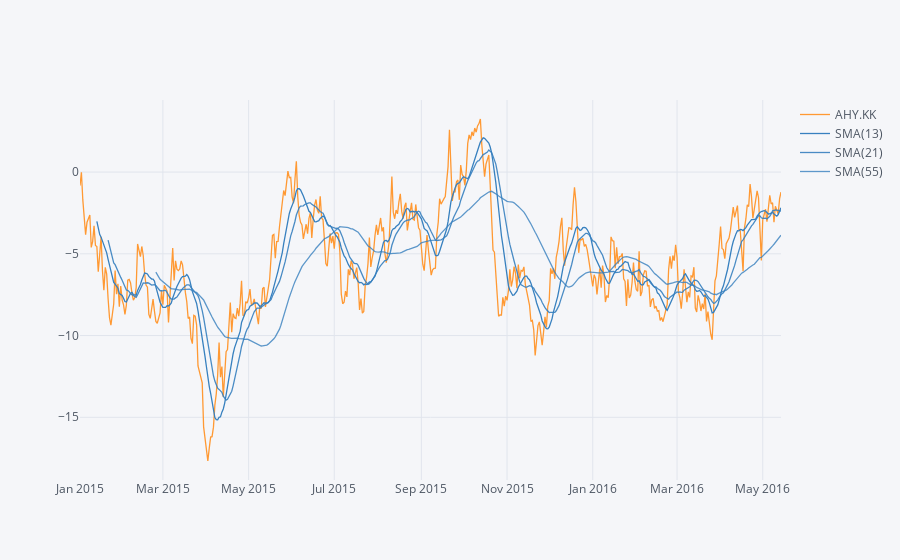

Notebook cell for this chart:
### Code cell
import pandas as pd
import numpy as np
cf.set_config_file(offline=True)
cf.datagen.lines(1,500).ta_plot(study='sma',periods=[13,21,55])

### Figure 1 — Plotly figure (JSON) as saved in the notebook; plotly's stock layout.template omitted (floating-point values rounded to 4 significant figures; data arrays with more than 128 entries replaced by an {"elided": "..."} marker saying what was removed)
{"data": [{"line": {"color": "rgba(255, 153, 51, 1.0)", "dash": "solid", "shape": "linear", "width": 1.3}, "mode": "lines", "name": "AHY.KK", "text": "", "type": "scatter", "uid": "f912b114-6431-452e-9673-ea9406ab4663", "x": {"elided": "500 str values"}, "y": {"elided": "500 float values"}}, {"line": {"color": "rgba(55, 128, 191, 1.0)", "dash": "solid", "shape": "linear", "width": 1.3}, "mode": "lines", "name": "SMA(13)", "text": "", "type": "scatter", "uid": "7ba8c4f7-e61e-414c-afe1-a81ea4a8e301", "x": {"elided": "500 str values"}, "y": {"elided": "500 mixed values"}}, {"line": {"color": "rgba(55, 128, 191, 0.8999999999999999)", "dash": "solid", "shape": "linear", "width": 1.3}, "mode": "lines", "name": "SMA(21)", "text": "", "type": "scatter", "uid": "83d35bba-226c-44ab-8afd-c4dc25f1028e", "x": {"elided": "500 str values"}, "y": {"elided": "500 mixed values"}}, {"line": {"color": "rgba(55, 128, 191, 0.7999999999999998)", "dash": "solid", "shape": "linear", "width": 1.3}, "mode": "lines", "name": "SMA(55)", "text": "", "type": "scatter", "uid": "1ab21368-425f-45d5-8951-7010d255e1b4", "x": {"elided": "500 str values"}, "y": {"elided": "500 mixed values"}}], "layout": {"legend": {"bgcolor": "#F5F6F9", "font": {"color": "#4D5663"}}, "paper_bgcolor": "#F5F6F9", "plot_bgcolor": "#F5F6F9", "title": {"font": {"color": "#4D5663"}}, "xaxis": {"gridcolor": "#E1E5ED", "showgrid": true, "tickfont": {"color": "#4D5663"}, "title": {"font": {"color": "#4D5663"}, "text": ""}, "zerolinecolor": "#E1E5ED"}, "yaxis": {"gridcolor": "#E1E5ED", "showgrid": true, "tickfont": {"color": "#4D5663"}, "title": {"font": {"color": "#4D5663"}, "text": ""}, "zerolinecolor": "#E1E5ED"}}}
